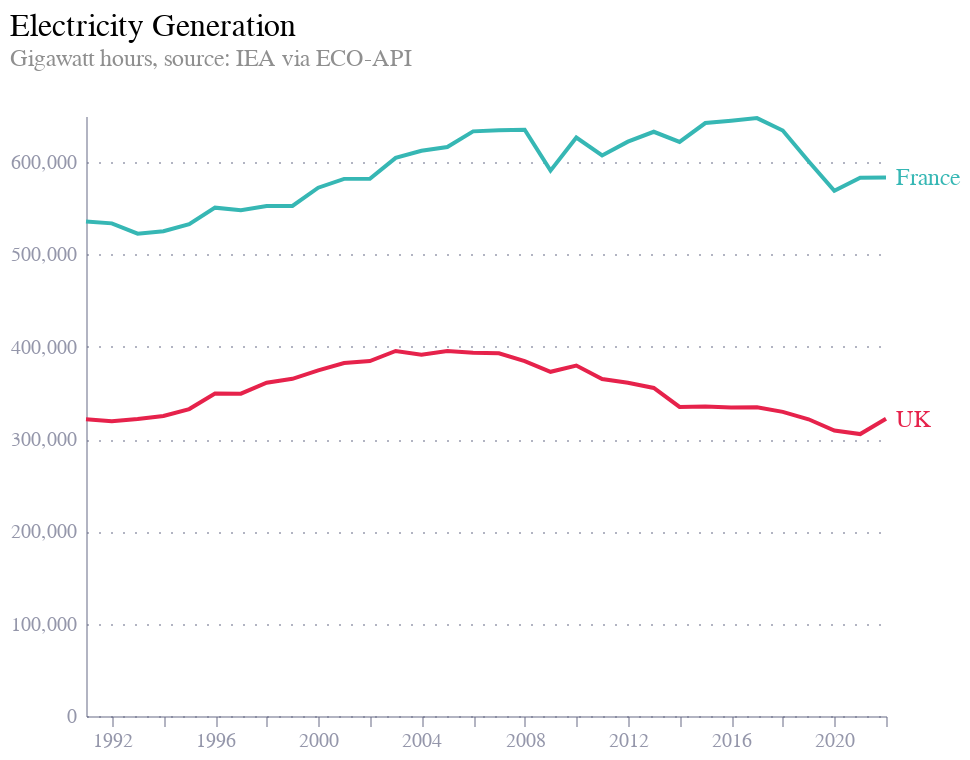

Write notebook code for a chart like this one.
### Code cell
gbr_df = pd.read_json("https://api.economicsobservatory.com/usa/eGWh?vega")
gbr_df['series'] = 'UK'
fra_df = pd.read_json("https://api.economicsobservatory.com/deu/eGWh?vega")
fra_df['series'] = 'France'

df = pd.concat([gb_df, fra_df])
df

df['label'] = np.where(df.date == df.date.max(), df.series, '')

base = alt.Chart(df.query('date > "1990-01-01"')).encode(
    x=alt.X('date:T'),
    y=alt.Y('value:Q', title=''),
    color=alt.Color('series:N', title='Country', legend=None),
)

line = base.mark_line()

labels = base.mark_text(align='left', dx=5, dy=0, fontSize=12).encode(
    text='label',
)

chart = line + labels

chart = chart.properties(
    title=alt.TitleParams(
        text='Electricity Generation',
        subtitle=['Gigawatt hours, source: IEA via ECO-API', ''],
        anchor='start',
        fontSize=16,
        subtitleColor="rgb(143, 143, 143)",
        fontWeight='normal'
    ),
    width=400,
    height=300
)

chart

### Figure 1 — Vega-Lite specification as saved in the notebook (floating-point values rounded to 4 significant figures)
{"config": {"font": "Circular Std", "mark": {"line": {"interpolate": "monotone"}}, "view": {"stroke": "transparent", "width": 400, "height": 300}, "range": {"category": ["#36B7B4", "#E6224B", "#F4C245", "#0063AF", "#00A767", "#179FDB", "#EB5C2E"], "diverging": ["#E6224B", "#E54753", "#C9C9C9", "#179FDB", "#122B39"], "heatmap": ["#C9C9C9", "#179FDB", "#0063AF", "#122B39"], "ordinal": ["#00A767", "#36B7B4", "#179FDB", "#0063AF", "#243B5A"]}, "axisX": {"domainColor": "#676A86", "domainOpacity": 0.5, "grid": false, "labelAngle": 0, "labelColor": "#676A86", "labelOpacity": 0.7, "orient": "bottom", "tickColor": "#676A86", "tickCount": 10, "tickOpacity": 0.5, "title": false, "titleAlign": "center", "titleAnchor": "middle", "titleColor": "#676A86", "titleFontSize": 12, "titleOpacity": 0.8, "titleY": -15}, "axisY": {"domainColor": "#676A86", "domainOpacity": 0.5, "gridColor": "#676A86", "gridDash": [1, 5], "gridOpacity": 0.5, "labelColor": "#676A86", "labelOpacity": 0.7, "labelPadding": 5, "tickColor": "#676A86", "tickCount": 8, "tickOpacity": 0.5, "ticks": false, "titleAlign": "left", "titleAngle": 0, "titleBaseline": "bottom", "titleColor": "#676A86", "titleFontSize": 12, "titleOpacity": 0.8, "titleX": 0, "titleY": -7}}, "layer": [{"mark": {"type": "line"}, "encoding": {"color": {"field": "series", "legend": null, "title": "Country", "type": "nominal"}, "x": {"field": "date", "type": "temporal"}, "y": {"field": "value", "title": "", "type": "quantitative"}}}, {"mark": {"type": "text", "align": "left", "dx": 5, "dy": 0, "fontSize": 12}, "encoding": {"color": {"field": "series", "legend": null, "title": "Country", "type": "nominal"}, "text": {"field": "label", "type": "nominal"}, "x": {"field": "date", "type": "temporal"}, "y": {"field": "value", "title": "", "type": "quantitative"}}}], "data": {"name": "data-d04fe6a3ed400e9cd39919431edcca66"}, "height": 300, "title": {"text": "Electricity Generation", "anchor": "start", "fontSize": 16, "fontWeight": "normal", "subtitle": ["Gigawatt hours, source: IEA via ECO-API", ""], "subtitleColor": "rgb(143, 143, 143)"}, "width": 400, "$schema": "https://vega.github.io/schema/vega-lite/v5.8.0.json", "datasets": {"data-d04fe6a3ed400e9cd39919431edcca66": [{"date": "1991-01-01T00:00:00", "value": 321400.0, "series": "UK", "label": ""}, {"date": "1992-01-01T00:00:00", "value": 319300.0, "series": "UK", "label": ""}, {"date": "1993-01-01T00:00:00", "value": 321700.0, "series": "UK", "label": ""}, {"date": "1994-01-01T00:00:00", "value": 325000.0, "series": "UK", "label": ""}, {"date": "1995-01-01T00:00:00", "value": 332500.0, "series": "UK", "label": ""}, {"date": "1996-01-01T00:00:00", "value": 349300.0, "series": "UK", "label": ""}, {"date": "1997-01-01T00:00:00", "value": 349200.0, "series": "UK", "label": ""}, {"date": "1998-01-01T00:00:00", "value": 361100.0, "series": "UK", "label": ""}, {"date": "1999-01-01T00:00:00", "value": 365200.0, "series": "UK", "label": ""}, {"date": "2000-01-01T00:00:00", "value": 374400.0, "series": "UK", "label": ""}, {"date": "2001-01-01T00:00:00", "value": 382400.0, "series": "UK", "label": ""}, {"date": "2002-01-01T00:00:00", "value": 384600.0, "series": "UK", "label": ""}, {"date": "2003-01-01T00:00:00", "value": 395500.0, "series": "UK", "label": ""}, {"date": "2004-01-01T00:00:00", "value": 391300.0, "series": "UK", "label": ""}, {"date": "2005-01-01T00:00:00", "value": 395400.0, "series": "UK", "label": ""}, {"date": "2006-01-01T00:00:00", "value": 393400.0, "series": "UK", "label": ""}, {"date": "2007-01-01T00:00:00", "value": 393000.0, "series": "UK", "label": ""}, {"date": "2008-01-01T00:00:00", "value": 384500.0, "series": "UK", "label": ""}, {"date": "2009-01-01T00:00:00", "value": 372900.0, "series": "UK", "label": ""}, {"date": "2010-01-01T00:00:00", "value": 379600.0, "series": "UK", "label": ""}, {"date": "2011-01-01T00:00:00", "value": 365000.0, "series": "UK", "label": ""}, {"date": "2012-01-01T00:00:00", "value": 361100.0, "series": "UK", "label": ""}, {"date": "2013-01-01T00:00:00", "value": 355400.0, "series": "UK", "label": ""}, {"date": "2014-01-01T00:00:00", "value": 334900.0, "series": "UK", "label": ""}, {"date": "2015-01-01T00:00:00", "value": 335300.0, "series": "UK", "label": ""}, {"date": "2016-01-01T00:00:00", "value": 334300.0, "series": "UK", "label": ""}, {"date": "2017-01-01T00:00:00", "value": 334600.0, "series": "UK", "label": ""}, {"date": "2018-01-01T00:00:00", "value": 329500.0, "series": "UK", "label": ""}, {"date": "2019-01-01T00:00:00", "value": 321400.0, "series": "UK", "label": ""}, {"date": "2020-01-01T00:00:00", "value": 309200.0, "series": "UK", "label": ""}, {"date": "2021-01-01T00:00:00", "value": 305400.0, "series": "UK", "label": ""}, {"date": "2022-01-01T00:00:00", "value": 321900.0, "series": "UK", "label": "UK"}, {"date": "1991-01-01T00:00:00", "value": 535800.0, "series": "France", "label": ""}, {"date": "1992-01-01T00:00:00", "value": 533700.0, "series": "France", "label": ""}, {"date": "1993-01-01T00:00:00", "value": 522500.0, "series": "France", "label": ""}, {"date": "1994-01-01T00:00:00", "value": 525200.0, "series": "France", "label": ""}, {"date": "1995-01-01T00:00:00", "value": 532800.0, "series": "France", "label": ""}, {"date": "1996-01-01T00:00:00", "value": 550700.0, "series": "France", "label": ""}, {"date": "1997-01-01T00:00:00", "value": 548000.0, "series": "France", "label": ""}, {"date": "1998-01-01T00:00:00", "value": 552400.0, "series": "France", "label": ""}, {"date": "1999-01-01T00:00:00", "value": 552500.0, "series": "France", "label": ""}, {"date": "2000-01-01T00:00:00", "value": 572300.0, "series": "France", "label": ""}, {"date": "2001-01-01T00:00:00", "value": 581900.0, "series": "France", "label": ""}, {"date": "2002-01-01T00:00:00", "value": 582000.0, "series": "France", "label": ""}, {"date": "2003-01-01T00:00:00", "value": 604700.0, "series": "France", "label": ""}, {"date": "2004-01-01T00:00:00", "value": 612400.0, "series": "France", "label": ""}, {"date": "2005-01-01T00:00:00", "value": 616300.0, "series": "France", "label": ""}, {"date": "2006-01-01T00:00:00", "value": 633400.0, "series": "France", "label": ""}, {"date": "2007-01-01T00:00:00", "value": 634400.0, "series": "France", "label": ""}, {"date": "2008-01-01T00:00:00", "value": 635200.0, "series": "France", "label": ""}, {"date": "2009-01-01T00:00:00", "value": 590800.0, "series": "France", "label": ""}, {"date": "2010-01-01T00:00:00", "value": 626700.0, "series": "France", "label": ""}, {"date": "2011-01-01T00:00:00", "value": 607300.0, "series": "France", "label": ""}, {"date": "2012-01-01T00:00:00", "value": 622200.0, "series": "France", "label": ""}, {"date": "2013-01-01T00:00:00", "value": 632900.0, "series": "France", "label": ""}, {"date": "2014-01-01T00:00:00", "value": 621900.0, "series": "France", "label": ""}, {"date": "2015-01-01T00:00:00", "value": 642400.0, "series": "France", "label": ""}, {"date": "2016-01-01T00:00:00", "value": 644900.0, "series": "France", "label": ""}, {"date": "2017-01-01T00:00:00", "value": 647700.0, "series": "France", "label": ""}, {"date": "2018-01-01T00:00:00", "value": 634300.0, "series": "France", "label": ""}, {"date": "2019-01-01T00:00:00", "value": 601000.0, "series": "France", "label": ""}, {"date": "2020-01-01T00:00:00", "value": 568900.0, "series": "France", "label": ""}, {"date": "2021-01-01T00:00:00", "value": 583000.0, "series": "France", "label": ""}, {"date": "2022-01-01T00:00:00", "value": 583500.0, "series": "France", "label": "France"}]}}
